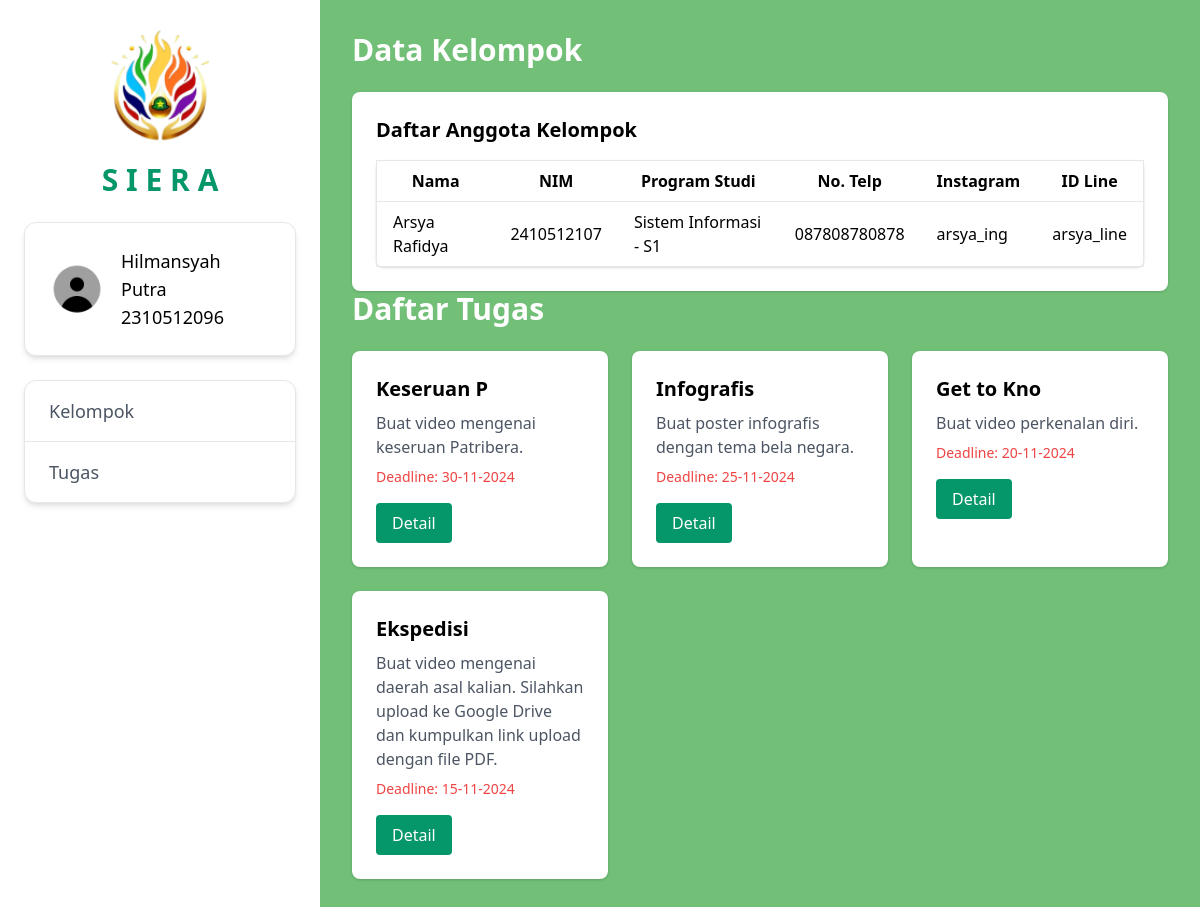
The page /mentor_dashboard.php (signed in) on the database as committed earlier.
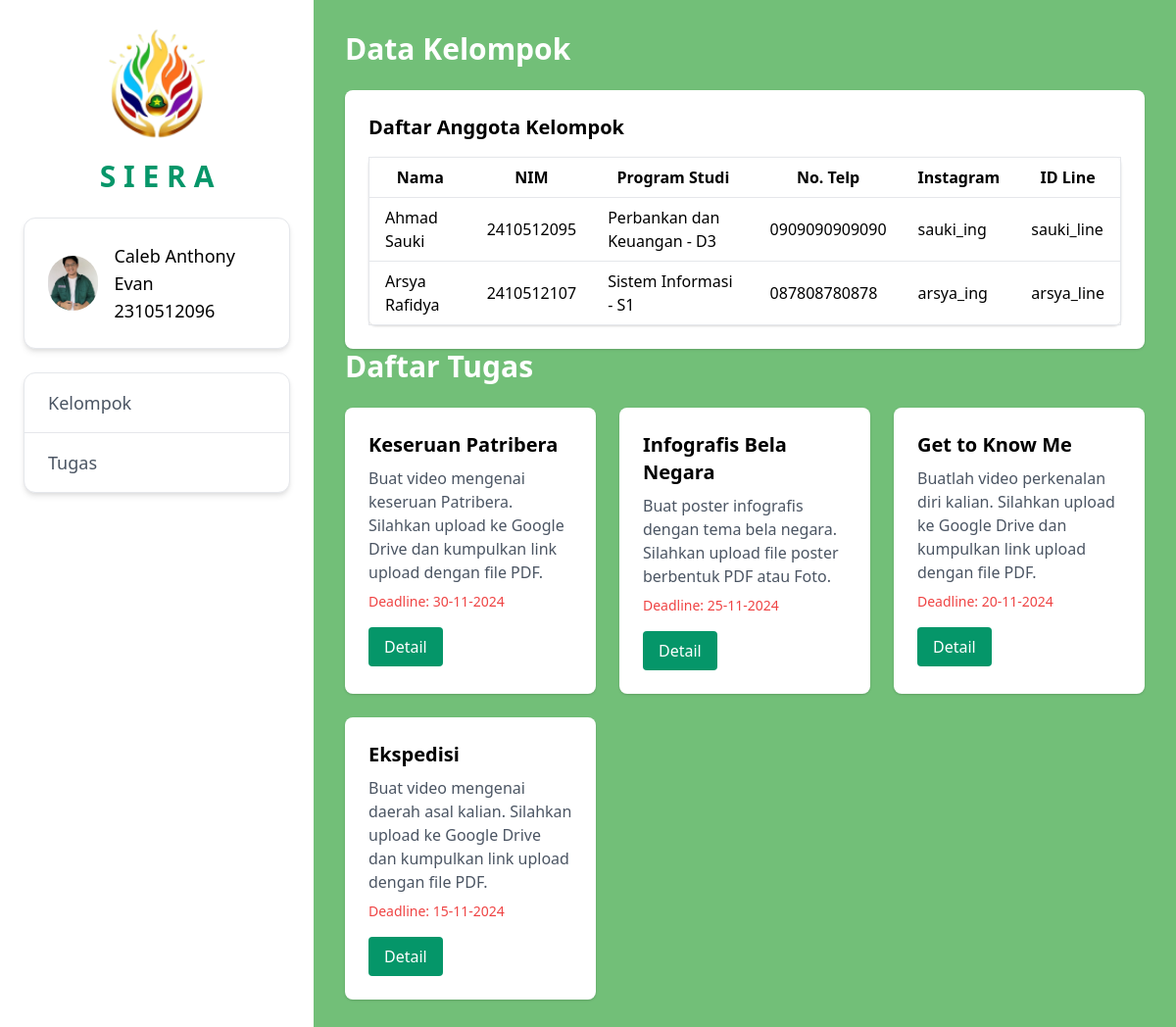
The same page on the database as committed later.
### tables this page shows
CREATE TABLE `mentor` (
  `id_user` int(5) DEFAULT NULL,
  `nim_mentor` varchar(10) NOT NULL,
  `nama` varchar(30) NOT NULL,
  `fakultas` varchar(25) DEFAULT NULL,
  `jurusan` varchar(30) DEFAULT NULL,
  `kelompok` int(3) DEFAULT NULL,
  `id_line` varchar(25) DEFAULT NULL,
  `no_telp` varchar(15) DEFAULT NULL,
  `instagram` varchar(30) DEFAULT NULL,
  `profile_mtr` varchar(100) NOT NULL DEFAULT 'default.png'
);

CREATE TABLE `mahasiswa` (
  `id_user` int(5) DEFAULT NULL,
  `nim_mhs` varchar(10) NOT NULL,
  `nama` varchar(30) NOT NULL,
  `domisili` varchar(25) DEFAULT NULL,
  `tanggal_lahir` date DEFAULT NULL,
  `fakultas` varchar(25) DEFAULT NULL,
  `jurusan` varchar(30) DEFAULT NULL,
  `asal_sma` varchar(25) DEFAULT NULL,
  `kelompok` int(3) DEFAULT NULL,
  `bio` text DEFAULT NULL,
  `no_telp` varchar(15) DEFAULT NULL,
  `instagram` varchar(30) DEFAULT NULL,
  `id_line` varchar(25) DEFAULT NULL,
  `profile_mhs` varchar(100) DEFAULT 'default.png'
);

CREATE TABLE `katalog_tugas` (
  `id_tugas` int(11) NOT NULL,
  `nama_tugas` varchar(25) NOT NULL,
  `deskripsi` text DEFAULT NULL,
  `tanggal_dibuat` date NOT NULL,
  `tanggal_deadline` date NOT NULL,
  `tipe` varchar(15) NOT NULL
);

### profileAdd.php (called while the page is built, shortened)
<?php
include 'connectdb.php';
$id_user = $_SESSION['id_user'];
$role = $_SESSION['role'];
$profile_image = 'Assets/default.png';
if ($id_user && $role) {
    if ($role == 'mahasiswa') {
        $query = "SELECT profile_mhs AS profile FROM mahasiswa WHERE id_user = $id_user";
        $result = $conn->query($query);
        if ($result->num_rows > 0) {
            $row = $result->fetch_assoc();
            $profile_image = !empty($row['profile']) ? "Assets/profile_mhs/" . $row['profile'] : $profile_image;
        }
    } elseif ($role == 'mentor') {
        $query = "SELECT profile_mtr AS profile FROM mentor WHERE id_user = $id_user";
        $result = $conn->query($query);
        if ($result->num_rows > 0) {
            $row = $result->fetch_assoc();
            $profile_image = !empty($row['profile']) ? "Assets/profile_mtr/" . $row['profile'] : $profile_image;
        }
    }
}
?>

### mentor_dashboard.php (the view, shortened to what the changed rows need)
<?php
include 'profileAdd.php';
$nim_mentor = $_SESSION['nim_mentor'];
include 'connectdb.php';
$kelompok = null;
$mentor_query = "SELECT kelompok, nama FROM mentor WHERE nim_mentor = '$nim_mentor'";
$mentor_result = $conn->query($mentor_query);
if ($mentor_result->num_rows > 0) {
    $mentor_data = $mentor_result->fetch_assoc();
    $kelompok = $mentor_data['kelompok'];
    $nama_mentor = $mentor_data['nama'];
}
$mahasiswa_list = [];
if ($kelompok !== null) {
    $mahasiswa_query = "SELECT nama, nim_mhs, jurusan, no_telp, instagram, id_line FROM mahasiswa WHERE kelompok = '$kelompok'";
    $mahasiswa_result = $conn->query($mahasiswa_query);
    if ($mahasiswa_result->num_rows > 0) {
        while ($row = $mahasiswa_result->fetch_assoc()) {
            $mahasiswa_list[] = $row;
        }
    }
}
$tugas_list = [];
$tugas_query = "SELECT id_tugas, nama_tugas, deskripsi, tanggal_deadline FROM katalog_tugas ORDER BY tanggal_deadline DESC";
$tugas_result = $conn->query($tugas_query);
if ($tugas_result->num_rows > 0) {
    while ($row = $tugas_result->fetch_assoc()) {
        $tugas_list[] = $row;
    }
}
?>
<!DOCTYPE html>
<html lang="id">
<head>
    <link href="https://cdnjs.cloudflare.com/ajax/libs/tailwindcss/2.2.19/tailwind.min.css" rel="stylesheet">
</head>
<body class="bg-gray-100">
    <div class="flex min-h-screen">
        <div class="w-80 bg-white shadow-lg p-6">
            <a href="mentor_profile.php">
                <div class="bg-white rounded-xl shadow-md p-6 mb-6 border">
                <div class="flex items-center space-x-4">
                    <img src="<?php echo $profile_image; ?>" alt="Profile" class="rounded-full w-14 h-14 object-cover">
                    <div>
                        <div class="font-medium text-lg"><?php echo $nama_mentor; ?></div>
                        <div class="font-medium text-lg"><?php echo $nim_mentor; ?></div>
                    </div>
                </div>
            </div>
            </a>
        </div>
        <div class="flex-1 main-content p-8">
            <div id="content-kelompok">
                <h1 class="text-3xl font-bold text-white mb-6">Data Kelompok</h1>
                <div class="bg-white rounded-lg shadow p-6">
                    <h2 class="text-xl font-semibold mb-4">Daftar Anggota Kelompok</h2>
                    <?php if (!empty($mahasiswa_list)): ?>
                        <table class="min-w-full bg-white border rounded-lg shadow">
                            <thead>
                                <tr>
                                    <th class="py-2 px-4 border-b">Nama</th>
                                    <th class="py-2 px-4 border-b">NIM</th>
                                    <th class="py-2 px-4 border-b">Program Studi</th>
                                    <th class="py-2 px-4 border-b">No. Telp</th>
                                    <th class="py-2 px-4 border-b">Instagram</th>
                                    <th class="py-2 px-4 border-b">ID Line</th>
                                </tr>
                            </thead>
                            <tbody>
                                <?php foreach ($mahasiswa_list as $mahasiswa): ?>
                                    <tr>
                                        <td class="py-2 px-4 border-b"><?php echo $mahasiswa['nama']; ?></td>
                                        <td class="py-2 px-4 border-b"><?php echo $mahasiswa['nim_mhs']; ?></td>
                                        <td class="py-2 px-4 border-b"><?php echo $mahasiswa['jurusan']; ?></td>
                                        <td class="py-2 px-4 border-b"><?php echo $mahasiswa['no_telp']; ?></td>
                                        <td class="py-2 px-4 border-b"><?php echo $mahasiswa['instagram']; ?></td>
                                        <td class="py-2 px-4 border-b"><?php echo $mahasiswa['id_line']; ?></td>
                                    </tr>
                                <?php endforeach; ?>
                            </tbody>
                        </table>
                    <?php else: ?>
                        <p>Tidak ada anggota kelompok yang terdaftar.</p>
                    <?php endif; ?>
                </div>
            </div>
            <div id="content-tugas">
                <h1 class="text-3xl font-bold text-white mb-6">Daftar Tugas</h1>
                <div class="grid grid-cols-1 md:grid-cols-2 lg:grid-cols-3 gap-6">
                    <?php if (!empty($tugas_list)): ?>
                        <?php foreach ($tugas_list as $tugas): ?>
                            <div class="bg-white rounded-lg shadow p-6">
                                <h2 class="text-xl font-semibold"><?php echo $tugas['nama_tugas']; ?></h2>
                                <p class="text-gray-600 mt-2"><?php echo $tugas['deskripsi']; ?></p>
                                <p class="text-sm text-red-500 mt-2">Deadline: <?php echo date('d-m-Y', strtotime($tugas['tanggal_deadline'])); ?></p>
                                <button onclick="showDetail(<?php echo $tugas['id_tugas']; ?>)" class="bg-green-600 text-white px-4 py-2 rounded mt-4">
                                    Detail
                                </button>
                            </div>
                        <?php endforeach; ?>
                    <?php else: ?>
                        <p>Tidak ada tugas yang tersedia.</p>
                    <?php endif; ?>
                </div>
        </div>
    </div>
</body>
</html>

Rows that differ between the two databases and show on the page:
changed mentor: profile_mtr: picture added in place of a placeholder; nama "Hilmansyah Putra" → "Caleb Anthony Evan"
added mahasiswa: nama "Ahmad Sauki", nim_mhs "2410512095", jurusan "Perbankan dan Keuangan - D3", no_telp "0909090909090", instagram "sauki_ing", id_line "sauki_line"
changed katalog_tugas: nama_tugas "Keseruan P" → "Keseruan Patribera"; deskripsi "Buat video mengenai keseruan Patribera." → "Buat video mengenai keseruan Patribera. Silahkan upload ke Google Drive dan kumpulkan link upload dengan file PDF."
changed katalog_tugas: nama_tugas "Infografis" → "Infografis Bela Negara"; deskripsi "Buat poster infografis dengan tema bela negara." → "Buat poster infografis dengan tema bela negara. Silahkan upload file poster berbentuk PDF atau Foto."
changed katalog_tugas: nama_tugas "Get to Kno" → "Get to Know Me"; deskripsi "Buat video perkenalan diri." → "Buatlah video perkenalan diri kalian. Silahkan upload ke Google Drive dan kumpulkan link upload dengan file PDF."
